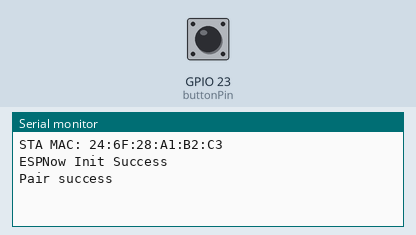
Bench run of a sketch on a simulated ESP32. Shown: the last lines printed to the serial monitor. The test bench sets the inputs (shaded band); at power-on: GPIO 23 (buttonPin) HIGH.

Above: at 1.2 s.
1.3 s: GPIO 23 (buttonPin) pulled LOW for 0.15 s
At 2.5 s:
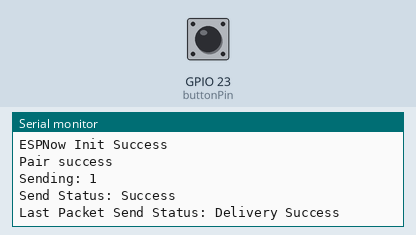
2.9 s: GPIO 23 (buttonPin) pulled LOW for 1 s
At 3.8 s:
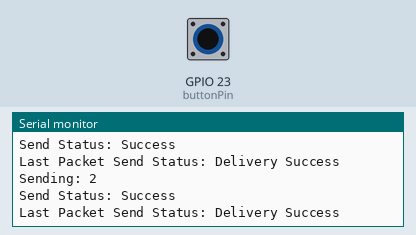
5.4 s: GPIO 23 (buttonPin) pulled LOW for 0.15 s
At 6.9 s:
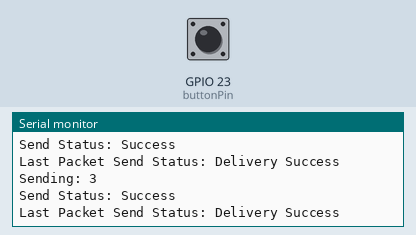

The sketch:

Doorbell_Transmitter.ino
```cpp
// include libraries
#include <esp_now.h>
#include <WiFi.h>

// REPLACE WITH YOUR RECEIVER MAC Address
uint8_t broadcastAddress[] = {0xE0, 0xE2, 0xE6, 0x0D, 0x62, 0x44};

// declare pin
const int buttonPin = 23;

// declare variables
int buttonState, lastButtonState, debounceDelay;
unsigned long lastDebounceTime;
uint8_t data;

// declare object
esp_now_peer_info_t peerInfo;

void readButton() {
  // read the state of the switch into a local variable:
  int reading = digitalRead(buttonPin);

  // check to see if you just pressed the button
  // (i.e. the input went from LOW to HIGH), and you've waited long enough
  // since the last press to ignore any noise:

  // If the switch changed, due to noise or pressing:
  if (reading != lastButtonState) {
    // reset the debouncing timer
    lastDebounceTime = millis();
  }

  if ((millis() - lastDebounceTime) > debounceDelay) {
    // whatever the reading is at, it's been there for longer than the debounce
    // delay, so take it as the actual current state:

    // if the button state has changed:
    if (reading != buttonState) {
      buttonState = reading;

      // send message to other ESP32
      if (buttonState == LOW) {
        // Send message via ESP-NOW
        sendData();
      }
    }
  }

  // save the reading. Next time through the loop, it'll be the lastButtonState:
  lastButtonState = reading;
}

// Init ESP Now with fallback
void InitESPNow() {
  WiFi.disconnect();
  if (esp_now_init() == ESP_OK) {
    Serial.println("ESPNow Init Success");
  }
  else {
    Serial.println("ESPNow Init Failed");
    ESP.restart();
  }
}

void sendData() {
  data++;
  const uint8_t *peer_addr = peerInfo.peer_addr;
  Serial.print("Sending: "); Serial.println(data);
  esp_err_t result = esp_now_send(peer_addr, &data, sizeof(data));
  Serial.print("Send Status: ");
  if (result == ESP_OK) {
    Serial.println("Success");
  } else if (result == ESP_ERR_ESPNOW_NOT_INIT) {
    // How did we get so far!!
    Serial.println("ESPNOW not Init.");
  } else if (result == ESP_ERR_ESPNOW_ARG) {
    Serial.println("Invalid Argument");
  } else if (result == ESP_ERR_ESPNOW_INTERNAL) {
    Serial.println("Internal Error");
  } else if (result == ESP_ERR_ESPNOW_NO_MEM) {
    Serial.println("ESP_ERR_ESPNOW_NO_MEM");
  } else if (result == ESP_ERR_ESPNOW_NOT_FOUND) {
    Serial.println("Peer not found.");
  } else {
    Serial.println("Not sure what happened");
  }
}

// callback when data is sent
void OnDataSent(const uint8_t *mac_addr, esp_now_send_status_t status) {
  Serial.print("Last Packet Send Status: ");
  Serial.println(status == ESP_NOW_SEND_SUCCESS ? "Delivery Success" : "Delivery Fail");
}

void setup() {
  Serial.begin(115200);

  // initialize pin
  pinMode(buttonPin, INPUT_PULLUP);

  //Set device in STA mode to begin with
  WiFi.mode(WIFI_STA);
  // This is the mac address of the Master in Station Mode
  Serial.print("STA MAC: "); Serial.println(WiFi.macAddress());

  // Init ESP-NOW
  InitESPNow();

  // Once ESPNow is successfully Init, we will register for Send CB to
  // get the status of Transmitted packet
  esp_now_register_send_cb(OnDataSent);

  // Register peer
  memcpy(peerInfo.peer_addr, broadcastAddress, 6);
  peerInfo.channel = 0;
  peerInfo.encrypt = false;

  // Add peer
  esp_err_t addStatus = esp_now_add_peer(&peerInfo);
  if (addStatus == ESP_OK) {
    // Pair success
    Serial.println("Pair success");
  } else if (addStatus == ESP_ERR_ESPNOW_NOT_INIT) {
    // How did we get so far!!
    Serial.println("ESPNOW Not Init");
  } else if (addStatus == ESP_ERR_ESPNOW_ARG) {
    Serial.println("Invalid Argument");
  } else if (addStatus == ESP_ERR_ESPNOW_FULL) {
    Serial.println("Peer list full");
  } else if (addStatus == ESP_ERR_ESPNOW_NO_MEM) {
    Serial.println("Out of memory");
  } else if (addStatus == ESP_ERR_ESPNOW_EXIST) {
    Serial.println("Peer Exists");
  } else {
    Serial.println("Not sure what happened");
  }
}

void loop() {
  readButton();
}
```

Measured:
- after the input at 1.3 s, the serial monitor: prints a new line at once (image 1)
- after the input at 2.9 s, the serial monitor: prints a new line at once (image 2)
- after the input at 5.4 s, the serial monitor: prints a new line at once (image 3)
